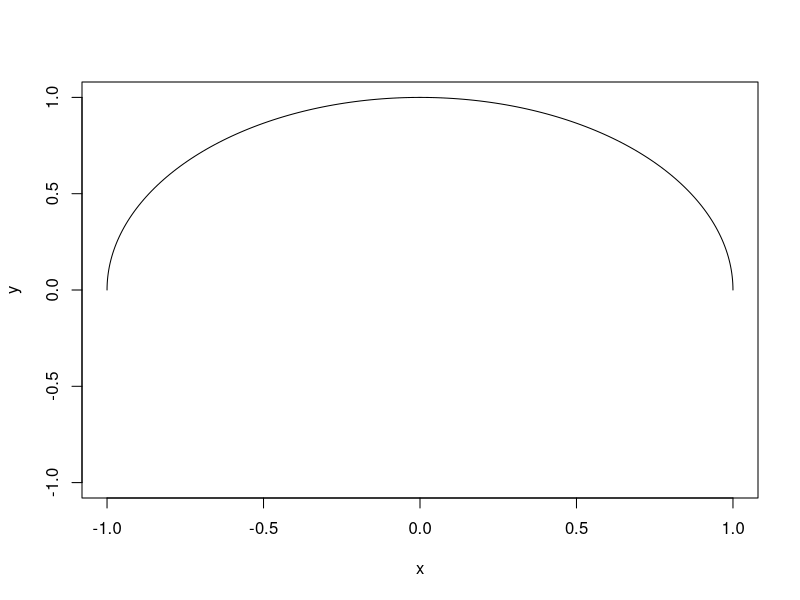
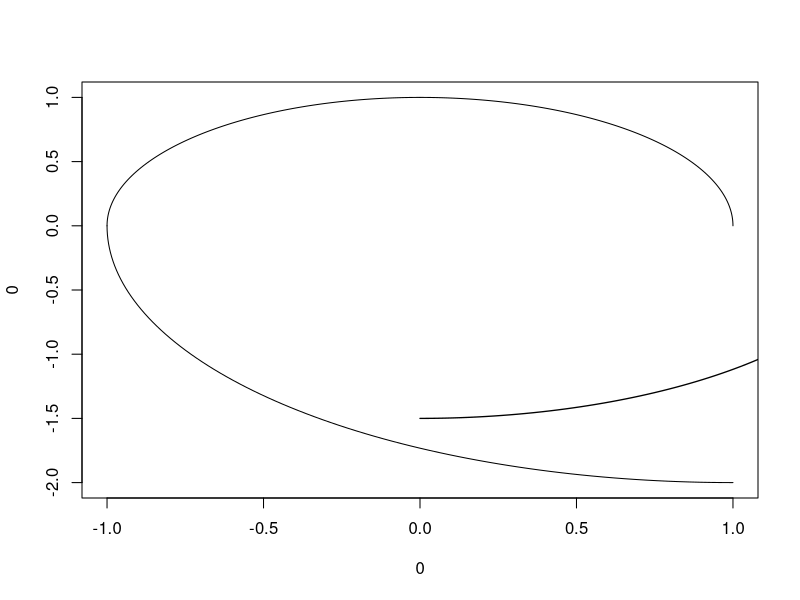
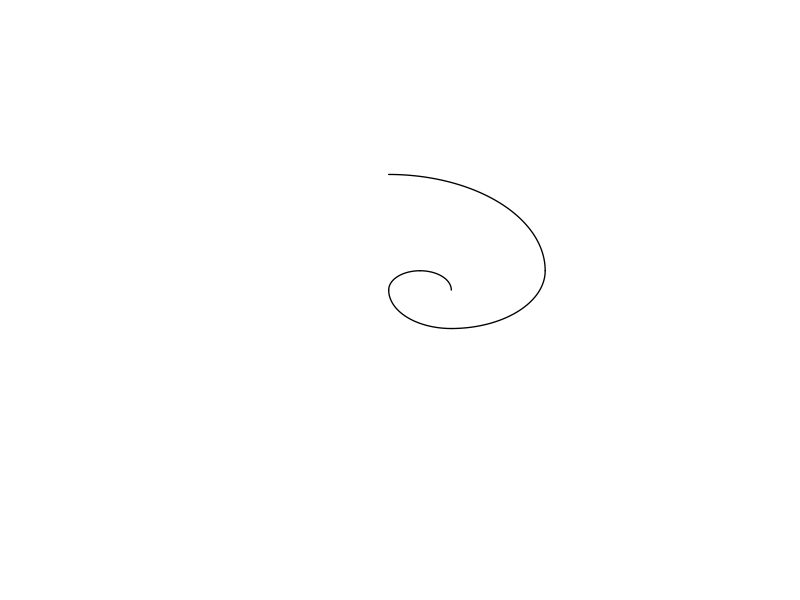
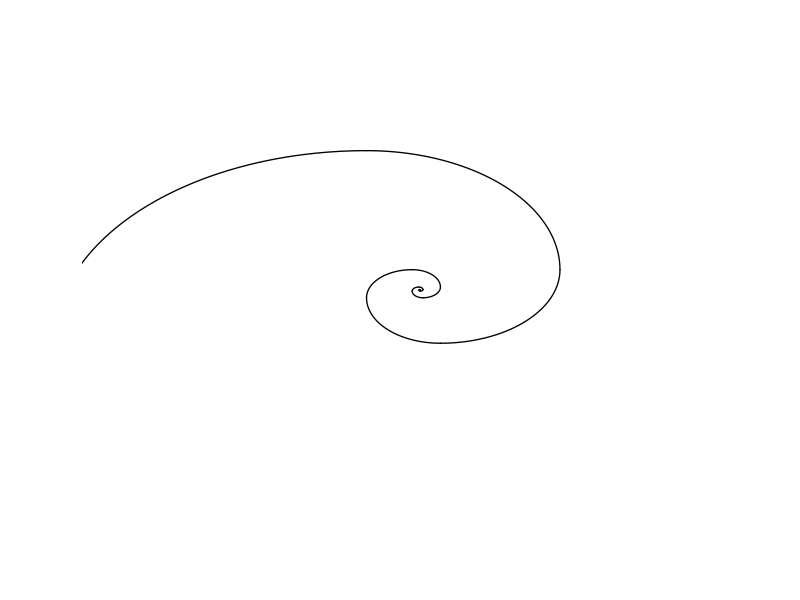
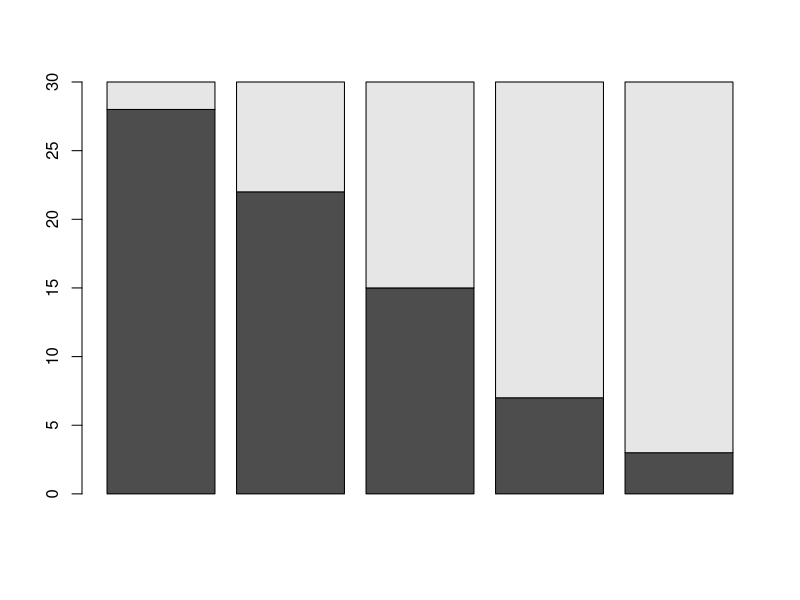
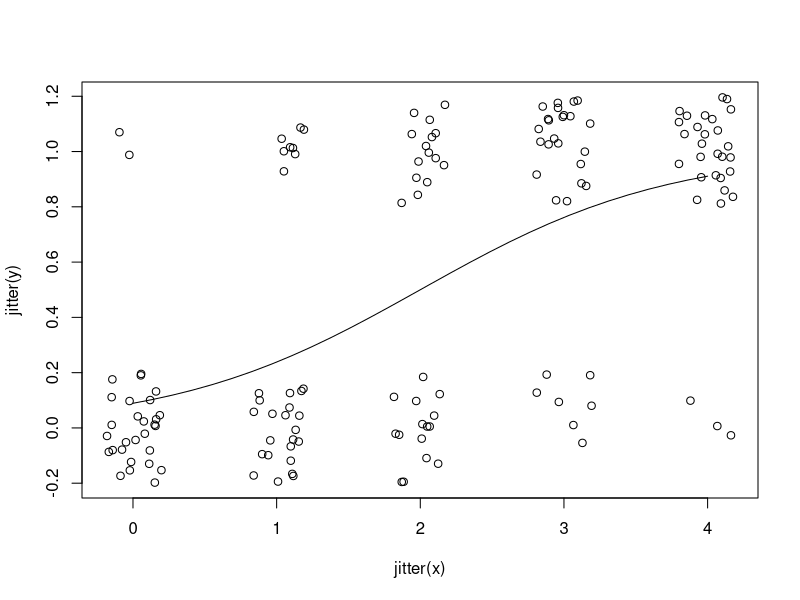
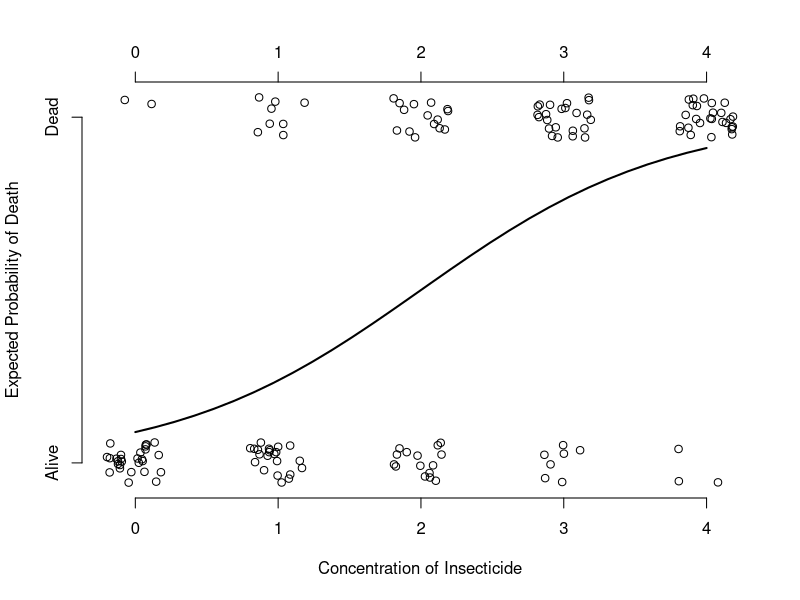

Reproduce these figures in R, in order.
# R script
# day 6


data(Orthodont, package = "nlme")

p=Orthodont
q=p[p$age<9,]
tapply(q[,1],q$Sex,function(x)c(mean(x),sd(x)))
by(q[,1],q$Sex,function(x)c(mean(x),sd(x)))


#

x0 <- 0
y0 <- 0

radius <- 1
theta <- 0:90
theta_radian <- theta * pi / 180

x <- x0 + radius * cos(theta_radian)
y <- y0 + radius * sin(theta_radian)

plot(x, y, type = "l", xlim = c(-1, 1), ylim = c(-1, 1)) #

theta <- 90:180
theta_radian <- theta * pi / 180

x <- x0 + radius * cos(theta_radian)
y <- y0 + radius * sin(theta_radian)
lines(x, y, type = "l")


#-----------------------------------------------------

fibonacci <- function(n) {
	
	if (n < 3) return(n - 1)
	x <- 0
	y <- 1
	
	for (i in 3:n) {
		z <- x + y
		x <- y
		y <- z
	}
	
	return(z)	
}

sapply(1:12, fibonacci)

deg2rad <- function(d) return(d * pi / 180)
sapply(0:90, deg2rad)

quadrant <- 1
(deg <- ((quadrant - 1) * 90) : (quadrant * 90) )


plot(0, 0, xlim = c(-1, 1), ylim = c(-2, 1), type = "n")


d <- ((quadrant - 1) * 90 ) : (quadrant * 90)
rad <- deg2rad(d)
x0 <- 0; y0 <- 0
r <- 1
lines(x0 + r * cos(rad), y0 + r * sin(rad))

quadrant <- 2
(deg <- ((quadrant - 1) * 90) : (quadrant * 90) )
d <- ((quadrant - 1) * 90 ) : (quadrant * 90)
rad <- deg2rad(d)
x0 <- 0; y0 <- 0
r <- 1
lines(x0 + r * cos(rad), y0 + r * sin(rad))


quadrant <- 3
d <- ((quadrant - 1) * 90 ) : (quadrant * 90)
rad <- deg2rad(d)
x0 <- x0 + 1 ; y0 <- y0
r <- 2
lines(x0 + r * cos(rad), y0 + r * sin(rad))


# 
#-----------------------------------------------------

arc <- function(x0, y0, r = 1, quadrant) {
	
	d <- ((quadrant - 1) * 90 ) : (quadrant * 90)
	rad <- deg2rad(d)
	lines(x0 + r * cos(rad), y0 + r * sin(rad), lwd = 1.3)
	return(0)
}

arc(0, 0, r = 1.5, quadrant = 4)


#-----------------------------------------------------
# n-th arc

n <- 10
move <- rbind(
	rep( c(+1, 0, -1, 0), length = n - 2 ),
	rep( c(0, +1, 0, -1), length = n - 2 )
	)

rownames(move) <- c("x", "y")


n <- 5
x0 <- x0 + fibonacci(n - 1) * move["x", n - 2]
y0 <- y0 + fibonacci(n - 1) * move["y", n - 2]


#-----------------------------------------------------
plot(c(-10, 10), c(-10, 10), type = "n", axes = FALSE, xlab = "", ylab = "") #

x0 <- y0 <- 0


r <- 1
i <- 1
arc(x0, y0, r = fibonacci(i + 1), quadrant = 1)


i <- 2
arc(x0, y0, r = fibonacci(i + 1), quadrant = 2)

i <- 3
x0 <- x0 + fibonacci(i - 1) * move["x", i - 2]
y0 <- y0 + fibonacci(i - 1) * move["y", i - 2]
arc(x0, 
	y0, 
	r = fibonacci(i + 1), quadrant = 3)

# 4th and 5th
for (i in 4:5) {
	x0 <- x0 + move["x", i - 2] * fibonacci(i - 1)
	y0 <- y0 + move["y", i - 2] * fibonacci(i - 1)
	r <- fibonacci(i + 1)
	quad <- ifelse(i %% 4, i %% 4, 4)
	arc(x0, y0, r = r, quadrant = quad ) #
}

#-----------------------------------------------------
#-----------------------------------------------------
golden_spiral <- function(n) {
	
	max <- fibonacci(n + 1)
	move <- rbind(
		rep( c(+1, 0, -1, 0), length = n - 2 ),
		rep( c(0, +1, 0, -1), length = n - 2 )
		)
	rownames(move) <- c("x", "y")
	
	
	
	plot(c(-max, max), c(-max, max), type = "n",
		axes = FALSE,
		xlab = "", ylab = "")
	
	
	x0 <- y0 <- 0
	r <- 1
	
	# n = 1
	arc(x0, y0, r = fibonacci(2), quadrant = 1)
	
	# n = 2
	arc(x0, y0, r = fibonacci(3), quadrant = 2)
	
	# n > 2
	for (i in 3:n) {
		x0 <- x0 + move["x", i - 2] * fibonacci(i - 1)
		y0 <- y0 + move["y", i - 2] * fibonacci(i - 1)
		r <- fibonacci(i + 1)
		quad <- ifelse(i %% 4, i %% 4, 4)
		arc(x0, y0, r = r, quadrant = quad)		
	}
	
	return(0)
	
} # golden_spiral

golden_spiral(n = 50)


#-----------------------------------------------------

bliss <- data.frame(
	dead = c(2, 8, 15, 23, 27),
	alive = c(28, 22, 15, 7, 3),
	conc = 0:4)
	
barplot(rbind(bliss$alive, bliss$dead))


DEAD <- 1
ALIVE <- 0

x <- rep(0:4, each = 30)
m <- bliss[, 1:2]
y <- as.vector( apply(m, 1, function(x) c( rep(DEAD, x[1]), rep(ALIVE, x[2])))) #

plot(jitter(x), jitter(y))


bliss.glm <- glm(cbind(dead, alive) ~ conc, bliss, family = binomial) #
ilogit <- function(x, a = 1.162, b = -2.324) return(
	1 / (1 + exp(-(a * x + b))))
	
conc <- seq(0, 4, length = 30)
cbind(conc, ilogit(conc))

lines(conc, ilogit(conc))





plot(jitter(x), jitter(y, 0.3), axes = FALSE, xlab = "Concentration of Insecticide", ylab = "Expected Probability of Death") #

axis(1, at = 0:4, label = 0:4)
axis(2, at = 0:1, label = c("Alive", "Dead"))
axis(3, at = 0:4, label = 0:4)

lines(conc, ilogit(conc), lwd = 2)



#-----------------------------------------------------
# 1, 2, 3, 4 분면에 차례로 arc를 그리고 있는데
# 3, 4, 1, 2 분면의 순서로 arc를 그리도록 코드를 고치는 과제
# 조별 과제

# 다음 주 목요일 밤 9시

